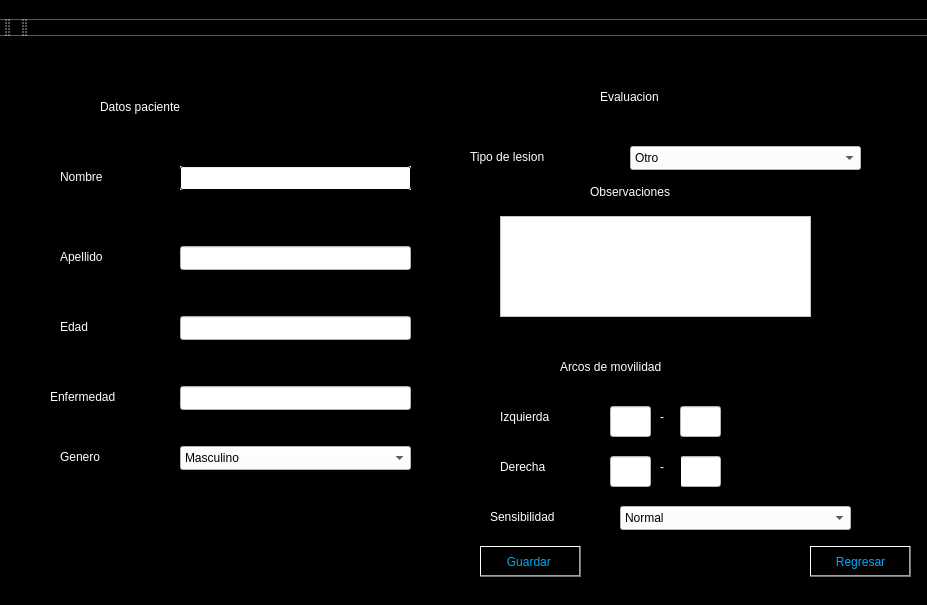
<?xml version="1.0" encoding="UTF-8"?>
<ui version="4.0">
 <class>MainWindow</class>
 <widget class="QMainWindow" name="MainWindow">
  <property name="geometry">
   <rect>
    <x>0</x>
    <y>0</y>
    <width>927</width>
    <height>605</height>
   </rect>
  </property>
  <property name="windowTitle">
   <string>MainWindow</string>
  </property>
  <property name="styleSheet">
   <string notr="true">background-color: qlineargradient(spread:pad, x1:1, y1:1, x2:1, y2:1, stop:1 rgba(0, 0, 0, 255));</string>
  </property>
  <widget class="QWidget" name="centralwidget">
   <widget class="QPushButton" name="BtnGuardar">
    <property name="geometry">
     <rect>
      <x>480</x>
      <y>510</y>
      <width>101</width>
      <height>31</height>
     </rect>
    </property>
    <property name="styleSheet">
     <string notr="true">font: 12pt &quot;Permanent Marker&quot;;
color:rgb(0, 170, 255);
border-color: qlineargradient(spread:pad, x1:0, y1:0, x2:0.039, y2:0, stop:0 rgba(0, 0, 0, 255), stop:1 rgba(255, 255, 255, 255));</string>
    </property>
    <property name="text">
     <string>Guardar </string>
    </property>
   </widget>
   <widget class="QFrame" name="frame">
    <property name="geometry">
     <rect>
      <x>10</x>
      <y>30</y>
      <width>431</width>
      <height>511</height>
     </rect>
    </property>
    <property name="styleSheet">
     <string notr="true">border-color: qlineargradient(spread:pad, x1:0, y1:0, x2:0.039, y2:0, stop:0 rgba(0, 0, 0, 255), stop:1 rgba(255, 255, 255, 255));</string>
    </property>
    <property name="frameShape">
     <enum>QFrame::StyledPanel</enum>
    </property>
    <property name="frameShadow">
     <enum>QFrame::Raised</enum>
    </property>
    <widget class="QComboBox" name="cmbgenero">
     <property name="geometry">
      <rect>
       <x>170</x>
       <y>380</y>
       <width>231</width>
       <height>24</height>
      </rect>
     </property>
     <property name="styleSheet">
      <string notr="true">background-color:white;</string>
     </property>
     <item>
      <property name="text">
       <string>Masculino</string>
      </property>
     </item>
     <item>
      <property name="text">
       <string>Femenino</string>
      </property>
     </item>
    </widget>
    <widget class="QLabel" name="label_4">
     <property name="geometry">
      <rect>
       <x>50</x>
       <y>240</y>
       <width>81</width>
       <height>41</height>
      </rect>
     </property>
     <property name="styleSheet">
      <string notr="true">color :white;
font: 15pt &quot;Permanent Marker&quot;;</string>
     </property>
     <property name="text">
      <string>Edad</string>
     </property>
     <property name="scaledContents">
      <bool>false</bool>
     </property>
    </widget>
    <widget class="QLineEdit" name="txtnombre">
     <property name="geometry">
      <rect>
       <x>170</x>
       <y>100</y>
       <width>231</width>
       <height>24</height>
      </rect>
     </property>
     <property name="styleSheet">
      <string notr="true">background-color: qlineargradient(spread:pad, x1:1, y1:1, x2:1, y2:0.977273, stop:0 rgba(0, 0, 0, 255), stop:1 rgba(255, 255, 255, 255));</string>
     </property>
     <property name="text">
      <string/>
     </property>
    </widget>
    <widget class="QLineEdit" name="txtpeso">
     <property name="geometry">
      <rect>
       <x>170</x>
       <y>320</y>
       <width>231</width>
       <height>24</height>
      </rect>
     </property>
     <property name="styleSheet">
      <string notr="true">background-color:white;</string>
     </property>
    </widget>
    <widget class="QLineEdit" name="txtedad">
     <property name="geometry">
      <rect>
       <x>170</x>
       <y>250</y>
       <width>231</width>
       <height>24</height>
      </rect>
     </property>
     <property name="styleSheet">
      <string notr="true">background-color:white;</string>
     </property>
    </widget>
    <widget class="QLabel" name="label_2">
     <property name="geometry">
      <rect>
       <x>50</x>
       <y>170</y>
       <width>101</width>
       <height>41</height>
      </rect>
     </property>
     <property name="styleSheet">
      <string notr="true">color :white;
font: 15pt &quot;Permanent Marker&quot;;</string>
     </property>
     <property name="text">
      <string>Apellido</string>
     </property>
     <property name="scaledContents">
      <bool>false</bool>
     </property>
    </widget>
    <widget class="QLabel" name="label">
     <property name="geometry">
      <rect>
       <x>50</x>
       <y>90</y>
       <width>91</width>
       <height>41</height>
      </rect>
     </property>
     <property name="styleSheet">
      <string notr="true">color :white;
font: 15pt &quot;Permanent Marker&quot;;</string>
     </property>
     <property name="text">
      <string>Nombre</string>
     </property>
     <property name="scaledContents">
      <bool>false</bool>
     </property>
    </widget>
    <widget class="QLabel" name="label_7">
     <property name="geometry">
      <rect>
       <x>50</x>
       <y>370</y>
       <width>91</width>
       <height>41</height>
      </rect>
     </property>
     <property name="styleSheet">
      <string notr="true">color :white;
font: 15pt &quot;Permanent Marker&quot;;</string>
     </property>
     <property name="text">
      <string>Genero</string>
     </property>
     <property name="scaledContents">
      <bool>false</bool>
     </property>
    </widget>
    <widget class="QLabel" name="label_5">
     <property name="geometry">
      <rect>
       <x>40</x>
       <y>310</y>
       <width>121</width>
       <height>41</height>
      </rect>
     </property>
     <property name="styleSheet">
      <string notr="true">color :white;
font: 15pt &quot;Permanent Marker&quot;;</string>
     </property>
     <property name="text">
      <string>Enfermedad</string>
     </property>
     <property name="scaledContents">
      <bool>false</bool>
     </property>
    </widget>
    <widget class="QLabel" name="label_3">
     <property name="geometry">
      <rect>
       <x>90</x>
       <y>20</y>
       <width>281</width>
       <height>41</height>
      </rect>
     </property>
     <property name="styleSheet">
      <string notr="true">color :white;
font: 28pt &quot;Permanent Marker&quot;;</string>
     </property>
     <property name="text">
      <string>Datos paciente </string>
     </property>
     <property name="scaledContents">
      <bool>false</bool>
     </property>
    </widget>
    <widget class="QLineEdit" name="txtapellido">
     <property name="geometry">
      <rect>
       <x>170</x>
       <y>180</y>
       <width>231</width>
       <height>24</height>
      </rect>
     </property>
     <property name="styleSheet">
      <string notr="true">background-color:white;</string>
     </property>
    </widget>
   </widget>
   <widget class="QFrame" name="frame_2">
    <property name="geometry">
     <rect>
      <x>450</x>
      <y>30</y>
      <width>441</width>
      <height>271</height>
     </rect>
    </property>
    <property name="frameShape">
     <enum>QFrame::StyledPanel</enum>
    </property>
    <property name="frameShadow">
     <enum>QFrame::Raised</enum>
    </property>
    <widget class="QTextBrowser" name="textBrowser">
     <property name="geometry">
      <rect>
       <x>50</x>
       <y>150</y>
       <width>311</width>
       <height>101</height>
      </rect>
     </property>
     <property name="styleSheet">
      <string notr="true">background-color:white;</string>
     </property>
    </widget>
    <widget class="QLabel" name="label_9">
     <property name="geometry">
      <rect>
       <x>20</x>
       <y>70</y>
       <width>151</width>
       <height>41</height>
      </rect>
     </property>
     <property name="styleSheet">
      <string notr="true">color :white;
font: 15pt &quot;Permanent Marker&quot;;</string>
     </property>
     <property name="text">
      <string>Tipo de lesion</string>
     </property>
     <property name="scaledContents">
      <bool>false</bool>
     </property>
    </widget>
    <widget class="QLabel" name="label_10">
     <property name="geometry">
      <rect>
       <x>140</x>
       <y>110</y>
       <width>151</width>
       <height>31</height>
      </rect>
     </property>
     <property name="styleSheet">
      <string notr="true">color :white;
font: 15pt &quot;Permanent Marker&quot;;</string>
     </property>
     <property name="text">
      <string>Observaciones</string>
     </property>
     <property name="scaledContents">
      <bool>false</bool>
     </property>
    </widget>
    <widget class="QComboBox" name="cmbtipo">
     <property name="geometry">
      <rect>
       <x>180</x>
       <y>80</y>
       <width>231</width>
       <height>24</height>
      </rect>
     </property>
     <property name="styleSheet">
      <string notr="true">background-color:white;</string>
     </property>
     <item>
      <property name="text">
       <string>Otro</string>
      </property>
     </item>
    </widget>
    <widget class="QLabel" name="label_8">
     <property name="geometry">
      <rect>
       <x>150</x>
       <y>10</y>
       <width>131</width>
       <height>41</height>
      </rect>
     </property>
     <property name="styleSheet">
      <string notr="true">color :white;
font: 18pt &quot;Permanent Marker&quot;;</string>
     </property>
     <property name="text">
      <string>Evaluacion</string>
     </property>
     <property name="scaledContents">
      <bool>false</bool>
     </property>
    </widget>
   </widget>
   <widget class="QLabel" name="label_11">
    <property name="geometry">
     <rect>
      <x>560</x>
      <y>310</y>
      <width>241</width>
      <height>41</height>
     </rect>
    </property>
    <property name="styleSheet">
     <string notr="true">color :white;
font: 18pt &quot;Permanent Marker&quot;;</string>
    </property>
    <property name="text">
     <string>Arcos de movilidad</string>
    </property>
    <property name="scaledContents">
     <bool>false</bool>
    </property>
   </widget>
   <widget class="QLabel" name="label_12">
    <property name="geometry">
     <rect>
      <x>500</x>
      <y>360</y>
      <width>101</width>
      <height>41</height>
     </rect>
    </property>
    <property name="styleSheet">
     <string notr="true">color :white;
font: 15pt &quot;Permanent Marker&quot;;</string>
    </property>
    <property name="text">
     <string>Izquierda</string>
    </property>
    <property name="scaledContents">
     <bool>false</bool>
    </property>
   </widget>
   <widget class="QLabel" name="label_13">
    <property name="geometry">
     <rect>
      <x>500</x>
      <y>410</y>
      <width>101</width>
      <height>41</height>
     </rect>
    </property>
    <property name="styleSheet">
     <string notr="true">color :white;
font: 15pt &quot;Permanent Marker&quot;;</string>
    </property>
    <property name="text">
     <string>Derecha</string>
    </property>
    <property name="scaledContents">
     <bool>false</bool>
    </property>
   </widget>
   <widget class="QLineEdit" name="txtestatura_2">
    <property name="geometry">
     <rect>
      <x>610</x>
      <y>370</y>
      <width>41</width>
      <height>31</height>
     </rect>
    </property>
    <property name="styleSheet">
     <string notr="true">background-color:white;</string>
    </property>
   </widget>
   <widget class="QLabel" name="label_14">
    <property name="geometry">
     <rect>
      <x>660</x>
      <y>360</y>
      <width>21</width>
      <height>41</height>
     </rect>
    </property>
    <property name="styleSheet">
     <string notr="true">color :white;
font: 15pt &quot;Permanent Marker&quot;;</string>
    </property>
    <property name="text">
     <string>-</string>
    </property>
    <property name="scaledContents">
     <bool>false</bool>
    </property>
   </widget>
   <widget class="QLineEdit" name="txtestatura_3">
    <property name="geometry">
     <rect>
      <x>680</x>
      <y>370</y>
      <width>41</width>
      <height>31</height>
     </rect>
    </property>
    <property name="styleSheet">
     <string notr="true">background-color:white;</string>
    </property>
   </widget>
   <widget class="QLineEdit" name="txtestatura_4">
    <property name="geometry">
     <rect>
      <x>610</x>
      <y>420</y>
      <width>41</width>
      <height>31</height>
     </rect>
    </property>
    <property name="styleSheet">
     <string notr="true">background-color:white;</string>
    </property>
   </widget>
   <widget class="QLineEdit" name="txtestatura_5">
    <property name="geometry">
     <rect>
      <x>680</x>
      <y>420</y>
      <width>41</width>
      <height>31</height>
     </rect>
    </property>
    <property name="styleSheet">
     <string notr="true">background-color:white;</string>
    </property>
   </widget>
   <widget class="QLabel" name="label_15">
    <property name="geometry">
     <rect>
      <x>660</x>
      <y>410</y>
      <width>21</width>
      <height>41</height>
     </rect>
    </property>
    <property name="styleSheet">
     <string notr="true">color :white;
font: 15pt &quot;Permanent Marker&quot;;</string>
    </property>
    <property name="text">
     <string>-</string>
    </property>
    <property name="scaledContents">
     <bool>false</bool>
    </property>
   </widget>
   <widget class="QLabel" name="label_16">
    <property name="geometry">
     <rect>
      <x>490</x>
      <y>460</y>
      <width>131</width>
      <height>41</height>
     </rect>
    </property>
    <property name="styleSheet">
     <string notr="true">color :white;
font: 15pt &quot;Permanent Marker&quot;;</string>
    </property>
    <property name="text">
     <string>Sensibilidad</string>
    </property>
    <property name="scaledContents">
     <bool>false</bool>
    </property>
   </widget>
   <widget class="QComboBox" name="cmbsensi">
    <property name="geometry">
     <rect>
      <x>620</x>
      <y>470</y>
      <width>231</width>
      <height>24</height>
     </rect>
    </property>
    <property name="styleSheet">
     <string notr="true">background-color:white;</string>
    </property>
    <item>
     <property name="text">
      <string>Normal</string>
     </property>
    </item>
   </widget>
   <widget class="QPushButton" name="BtnAtras">
    <property name="geometry">
     <rect>
      <x>810</x>
      <y>510</y>
      <width>101</width>
      <height>31</height>
     </rect>
    </property>
    <property name="styleSheet">
     <string notr="true">font: 12pt &quot;Permanent Marker&quot;;
color:rgb(0, 170, 255);
border-color: qlineargradient(spread:pad, x1:0, y1:0, x2:0.039, y2:0, stop:0 rgba(0, 0, 0, 255), stop:1 rgba(255, 255, 255, 255));</string>
    </property>
    <property name="text">
     <string>Regresar</string>
    </property>
   </widget>
  </widget>
  <widget class="QMenuBar" name="menubar">
   <property name="geometry">
    <rect>
     <x>0</x>
     <y>0</y>
     <width>927</width>
     <height>21</height>
    </rect>
   </property>
   <widget class="QMenu" name="menuInformacion_paciente">
    <property name="title">
     <string>Informacion paciente</string>
    </property>
   </widget>
   <addaction name="menuInformacion_paciente"/>
  </widget>
  <widget class="QStatusBar" name="statusbar"/>
  <widget class="QToolBar" name="toolBar">
   <property name="windowTitle">
    <string>toolBar</string>
   </property>
   <attribute name="toolBarArea">
    <enum>TopToolBarArea</enum>
   </attribute>
   <attribute name="toolBarBreak">
    <bool>false</bool>
   </attribute>
  </widget>
  <widget class="QToolBar" name="toolBar_2">
   <property name="windowTitle">
    <string>toolBar_2</string>
   </property>
   <attribute name="toolBarArea">
    <enum>TopToolBarArea</enum>
   </attribute>
   <attribute name="toolBarBreak">
    <bool>false</bool>
   </attribute>
  </widget>
 </widget>
 <resources/>
 <connections/>
</ui>
